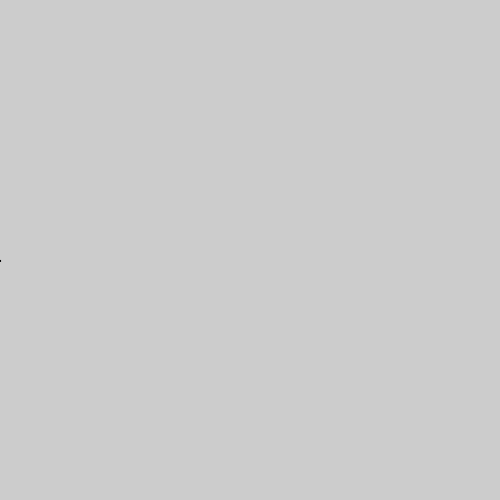
Frame 1 (no input)
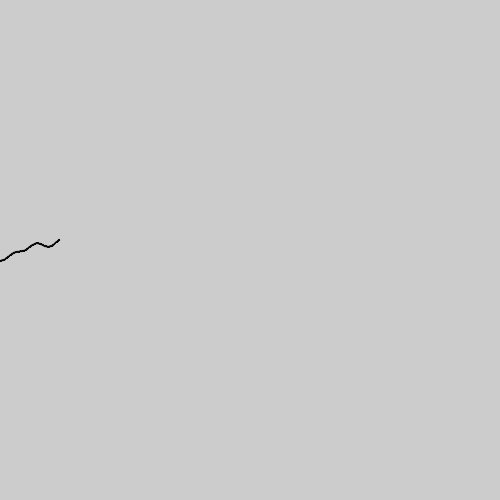
Frame 60 (the mouse pressed at the canvas centre just before this capture)
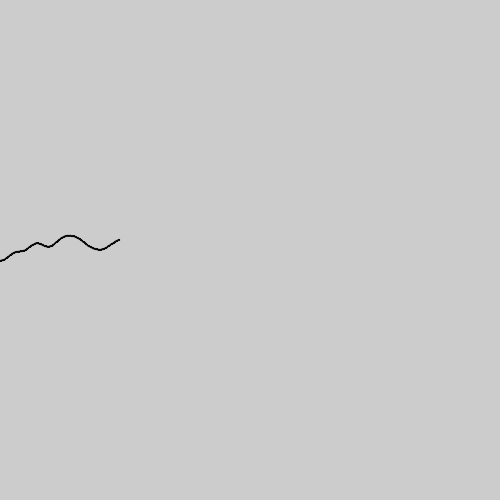
Frame 120 (the mouse held since frame 60 and released just before this capture)

The Processing sketch that drew these frames (run headless with seeded random() and noise(); from frame 60 on, the mouse is pressed at the canvas centre):

// Processing sketch: processing_116458
// ── processing_116458.pde

float y;
int x = 0;
float noisevalue;
float t = 0;

void setup() {
  size(500, 500);
}

void draw() {
  smooth();
  
  noisevalue = noise(t);
  y = map(noisevalue, 0, 1, -50, 50);
  
  fill(255);
  ellipse(x, y+250, 1, 1);
  
  x += 1;
  t += 0.01;
}
